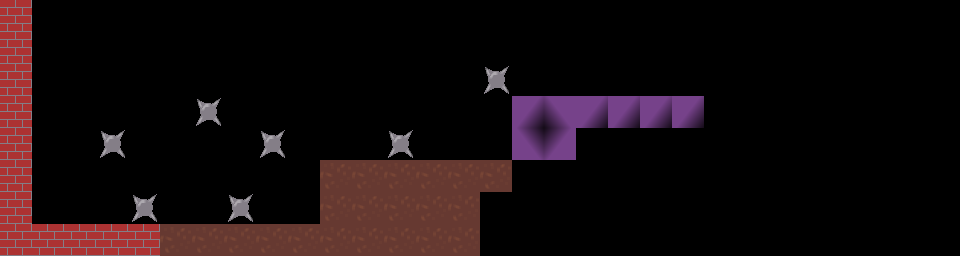

Below is a game level as drawn by its tile map, then a one-line description and the .tmx file that defines it, in full:
An orthogonal 30x8 tile map with 32x32 px tiles, 1 tile layer (Tile Layer 1).

<map version="1.2" tiledversion="1.3.2" orientation="orthogonal" renderorder="right-down" compressionlevel="0" width="30" height="8" tilewidth="32" tileheight="32" infinite="0" nextlayerid="3" nextobjectid="1">
 <tileset firstgid="1" source="tilesettest1.tsx" />
 <imagelayer id="2" name="background" offsetx="-143.163" offsety="-184.386">
  <image source="Kid A.jpg" width="1920" height="1200" />
 </imagelayer>
 <layer id="1" name="Tile Layer 1" width="30" height="8">
  <data encoding="csv">
1,0,0,0,0,0,0,0,0,0,0,0,0,0,0,0,0,0,0,0,0,0,0,0,0,0,0,0,0,0,
1,0,0,0,0,0,0,0,0,0,0,0,0,0,0,0,0,0,0,0,0,0,0,0,0,0,0,0,0,0,
1,0,0,0,0,0,0,0,0,0,0,0,0,0,0,4,0,0,0,0,0,0,0,0,0,0,0,0,0,0,
1,0,0,0,0,0,4,0,0,0,0,0,0,0,0,0,2,2147483650,2,2,2,2,0,0,0,0,0,0,0,0,
1,0,0,4,0,0,0,0,4,0,0,0,4,0,0,0,1073741826,3221225474,0,0,0,0,0,0,0,0,0,0,0,0,
1,0,0,0,0,0,0,0,0,0,3,3,3,3,3,3,0,0,0,0,0,0,0,0,0,0,0,0,0,0,
1,0,0,0,4,0,0,4,0,0,3,3,3,3,3,0,0,0,0,0,0,0,0,0,0,0,0,0,0,0,
1,1,1,1,1,3,3,3,3,3,3,3,3,3,3,0,0,0,0,0,0,0,0,0,0,0,0,0,0,0
</data>
 </layer>
</map>